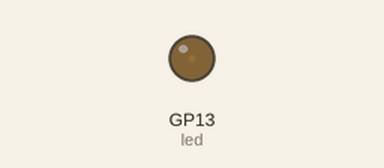
This program was run on a simulated Raspberry Pi Pico running MicroPython. Shown: output pins drawn as LEDs (lit = HIGH). What the program prints to the serial console is not drawn.

Above: at 0.05 s.
At 2.0 s:
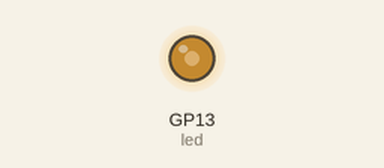
At 3.0 s:
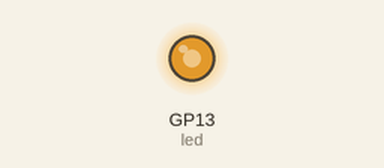
At 4.0 s:
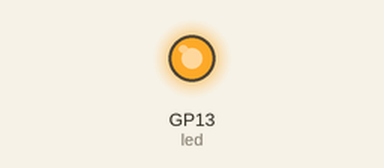
Timing chart, 0 to 5.2 s (numbered marks = the images above):
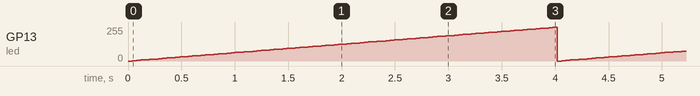

Measured:
- by itself, GP13 (led): ramps from 0/255 to 252/255 and jumps back, once every 4.0 s

The program:

led_pwm.py
```python
from picozero import PWMLED
from time import sleep

led = PWMLED(13)

while 1 :

    for i in range( 100 ) :
       led.value = i/100

       print( "\b"*5, f"{led.value:.2f}", end="" )

       sleep( 0.04 )
    pass

pass
```
